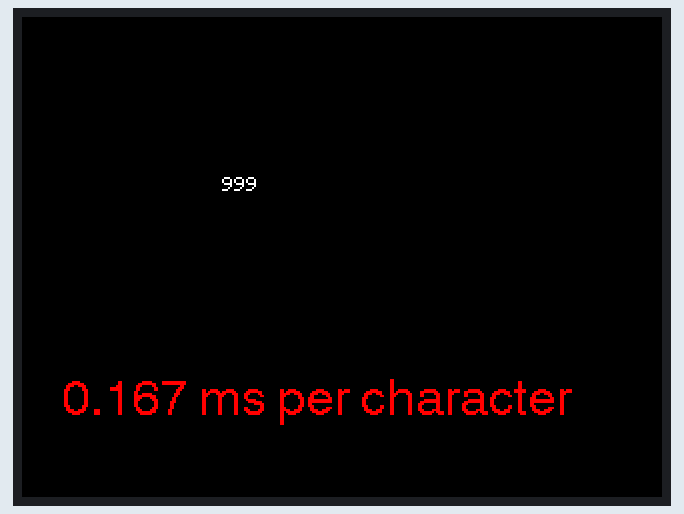
This sketch was run on a simulated ESP32. Shown: 320×240 colour display.

Above: at 0.8 s.
At 5.7 s:
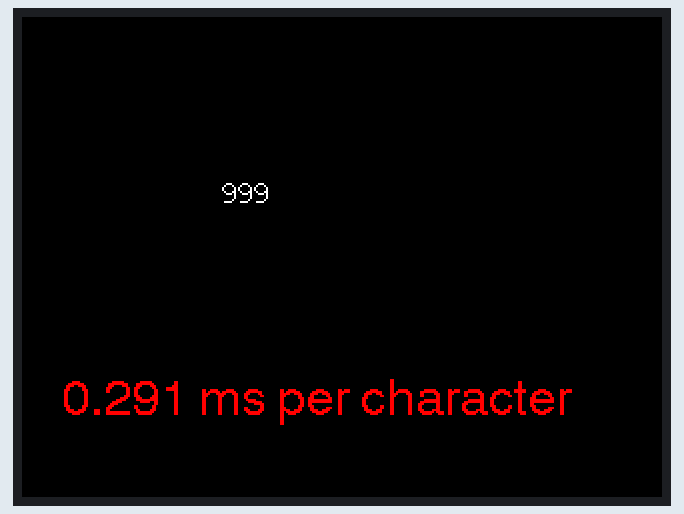
At 11.9 s:
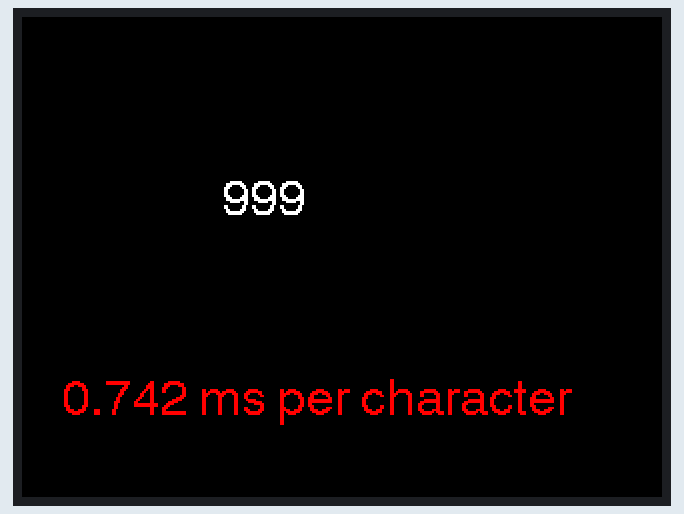
At 22.0 s:
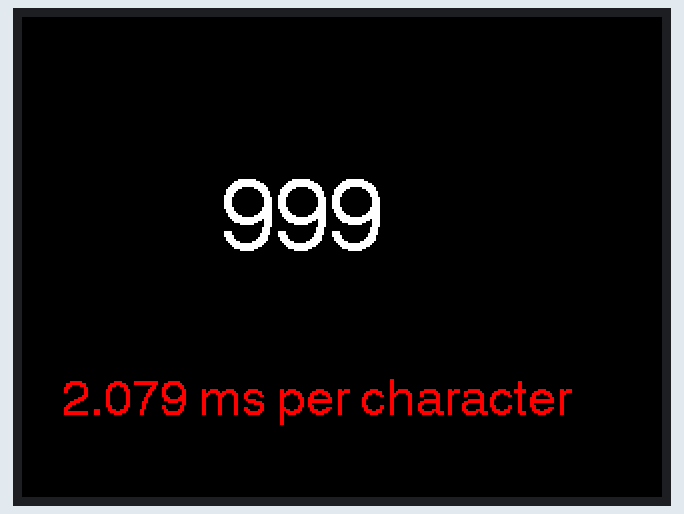
At 33.2 s:
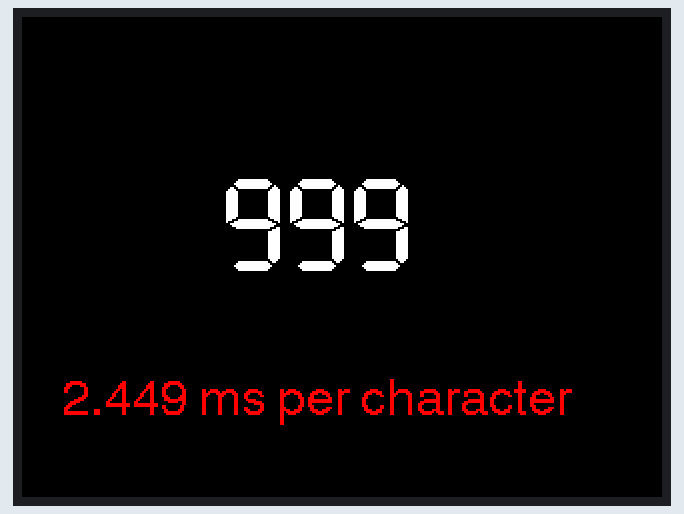

The sketch:

test.ino
```cpp
/*
 Font draw speed and flicker test, draws all numbers 0-999 in each font
 Average time in milliseconds to draw is shown in red
 A total of 2890 characters are drawn in each font

 Needs fonts 2, 4, 6, 7 and 8
 Make sure all the display driver and pin comnenctions are correct by
 editting the User_Setup.h file in the TFT_eSPI library folder.
 #########################################################################
 ###### DON'T FORGET TO UPDATE THE User_Setup.h FILE IN THE LIBRARY ######
 #########################################################################
 */


#include <TFT_eSPI.h> // Hardware-specific library
#include <SPI.h>

TFT_eSPI tft = TFT_eSPI();       // Invoke custom library

unsigned long drawTime = 0;

void setup(void) {
  tft.init();
  tft.setRotation(1);
}

void loop() {

  tft.fillScreen(TFT_BLACK);
  tft.setTextColor(TFT_WHITE, TFT_BLACK);

  drawTime = millis();

  for (int i = 0; i < 1000; i++) {
    yield();tft.drawNumber(i, 100, 80, 1);
  }

  drawTime = millis() - drawTime;

  tft.setTextColor(TFT_RED, TFT_BLACK);
  int xpos = 20;
  xpos += tft.drawFloat(drawTime / 2890.0, 3, xpos, 180, 4);
  tft.drawString(" ms per character", xpos, 180, 4);
  if (drawTime < 100) tft.drawString("Font 1 not loaded!", 50, 210, 4);

  delay(4000);
  tft.fillScreen(TFT_BLACK);
  tft.setTextColor(TFT_WHITE, TFT_BLACK);
    drawTime = millis();

  for (int i = 0; i < 1000; i++) {
    yield();tft.drawNumber(i, 100, 80, 2);
  }

  drawTime = millis() - drawTime;

  tft.setTextColor(TFT_RED, TFT_BLACK);
  xpos = 20;
  xpos += tft.drawFloat(drawTime / 2890.0, 3, xpos, 180, 4);
  tft.drawString(" ms per character", xpos, 180, 4);
  if (drawTime < 200) tft.drawString("Font 2 not loaded!", 50, 210, 4);

  delay(4000);
  tft.fillScreen(TFT_BLACK);
  tft.setTextColor(TFT_WHITE, TFT_BLACK);
    drawTime = millis();

  for (int i = 0; i < 1000; i++) {
    yield();tft.drawNumber(i, 100, 80, 4);
  }

  drawTime = millis() - drawTime;

  tft.setTextColor(TFT_RED, TFT_BLACK);
  xpos = 20;
  xpos += tft.drawFloat(drawTime / 2890.0, 3, xpos, 180, 4);
  tft.drawString(" ms per character", xpos, 180, 4);
  if (drawTime < 200) tft.drawString("Font 4 not loaded!", 50, 210, 4);

  delay(4000);
  tft.fillScreen(TFT_BLACK);
  tft.setTextColor(TFT_WHITE, TFT_BLACK);
    drawTime = millis();

  for (int i = 0; i < 1000; i++) {
    yield();tft.drawNumber(i, 100, 80, 6);
  }

  drawTime = millis() - drawTime;

  tft.setTextColor(TFT_RED, TFT_BLACK);
  xpos = 20;
  xpos += tft.drawFloat(drawTime / 2890.0, 3, xpos, 180, 4);
  tft.drawString(" ms per character", xpos, 180, 4);
  if (drawTime < 200) tft.drawString("Font 6 not loaded!", 50, 210, 4);

  delay(4000);
  tft.fillScreen(TFT_BLACK);
  tft.setTextColor(TFT_WHITE, TFT_BLACK);
    drawTime = millis();

  for (int i = 0; i < 1000; i++) {
    yield();tft.drawNumber(i, 100, 80, 7);
  }

  drawTime = millis() - drawTime;

  tft.setTextColor(TFT_RED, TFT_BLACK);
  xpos = 20;
  xpos += tft.drawFloat(drawTime / 2890.0, 3, xpos, 180, 4);
  tft.drawString(" ms per character", xpos, 180, 4);
  if (drawTime < 200) tft.drawString("Font 7 not loaded!", 50, 210, 4);

  delay(4000);
  tft.fillScreen(TFT_YELLOW);
  tft.setTextColor(TFT_WHITE, TFT_BLACK);
    drawTime = millis();

  for (int i = 0; i < 1000; i++) {
    yield();tft.drawNumber(i, 100, 80, 8);
  }

  drawTime = millis() - drawTime;

  tft.setTextColor(TFT_RED, TFT_BLACK);
  xpos = 20;
  xpos += tft.drawFloat(drawTime / 2890.0, 3, xpos, 180, 4);
  tft.drawString(" ms per character", xpos, 180, 4);
  if (drawTime < 200) tft.drawString("Font 8 not loaded!", 50, 210, 4);

  delay(4000);
}
```

Measured:
- what the display in image 0 shows lasts 4.0 s, from 0.7 s to 4.7 s
